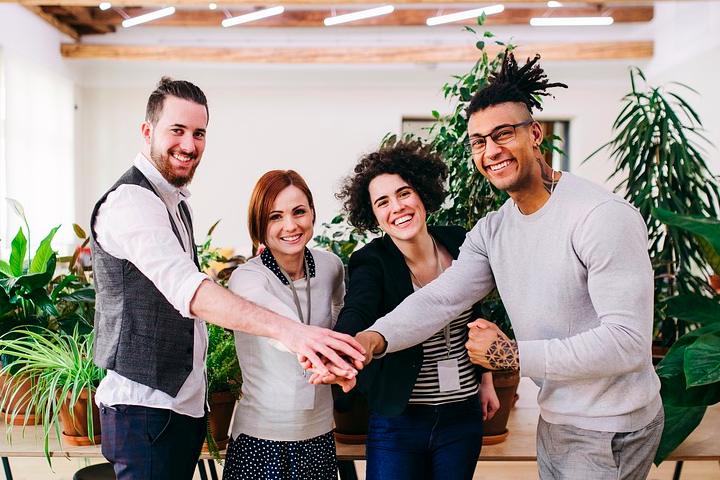
#> input picture oficina.png, 720 x 480 px
$ python storingFaces_image.py
#> lines starting #> are read from the running program, lines starting #| are printed output that depends on the picture; after the words box and inside, x2 and y2 are one past the last pixel; in counts of white or black regions, pixels touching at a corner belong together
from email.mime import image
import cv2
import os

faceClassif = cv2.CascadeClassifier(cv2.data.haarcascades+'haarcascade_frontalface_default.xml')
imagen = cv2.imread('oficina.png')
#> imagen is the input picture: shape (480, 720, 3); mean B, G, R 138.3, 145.7, 154.9
imagenAux = imagen.copy()
imGris = cv2.cvtColor(imagen,cv2.COLOR_BGR2GRAY)
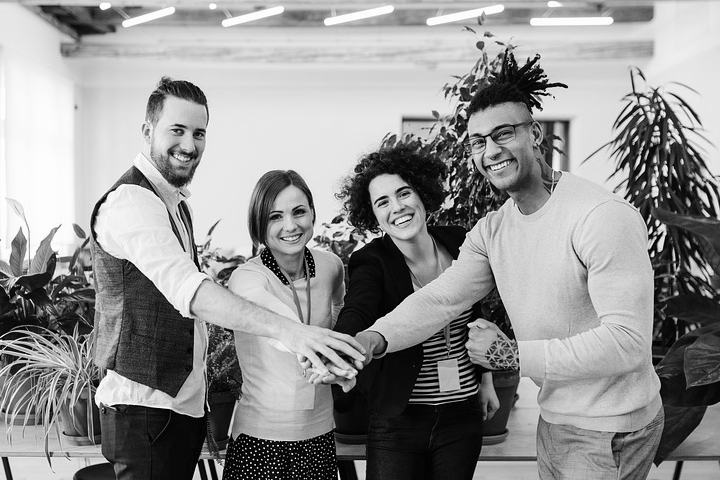
#> imGris: shape (480, 720); min 0, max 255, mean 147.6

rostros = faceClassif.detectMultiScale(imGris,1.1,5)
#> rostros = [[153, 106, 69, 69], [362, 172, 62, 62], [258, 192, 60, 60], [456, 105, 82, 82]]

contador = 0

for (x,y,w,h) in rostros:
    cv2.rectangle(imagen, (x,y), (x+w,y+h),(128,0,255),2)
    caras = imagenAux[y:y+h,x:x+w]
    caras = cv2.resize(caras,(150,150), interpolation=cv2.INTER_CUBIC)
    cv2.imwrite('rostros_{}.jpg'.format(contador),caras)
    contador = contador +1

    cv2.imshow('rostro',caras)
    cv2.imshow('imagen',imagen)
    cv2.waitKey(0)
#> this loop made 4 passes
#> pass 1, `caras = imagenAux[y:y+h,x:x+w]`:
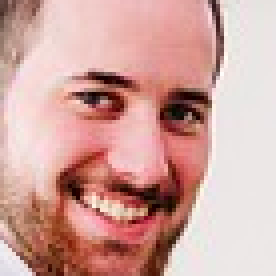
#> caras: shape (69, 69, 3) (shown 4 times larger); mean B, G, R 158.5, 164.6, 208.8
#> pass 1, `caras = cv2.resize(caras,(150,150), interpolation=cv2.INTER_CUBIC)`:
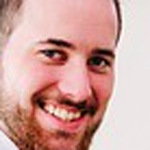
#> caras: shape (150, 150, 3); mean B, G, R 158.5, 164.6, 208.8
#> pass 1, `cv2.imshow('imagen',imagen)`:
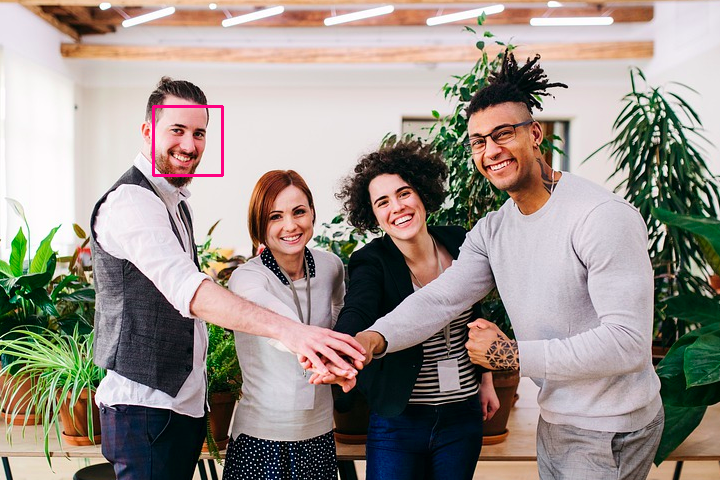
#> window 'imagen': shape (480, 720, 3); mean B, G, R 138.2, 145.2, 155
#> pass 2, `caras = imagenAux[y:y+h,x:x+w]`:
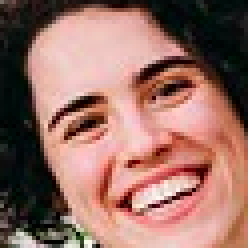
#> caras: shape (62, 62, 3) (shown 4 times larger); mean B, G, R 100.5, 110.1, 151.5
#> after the loop:
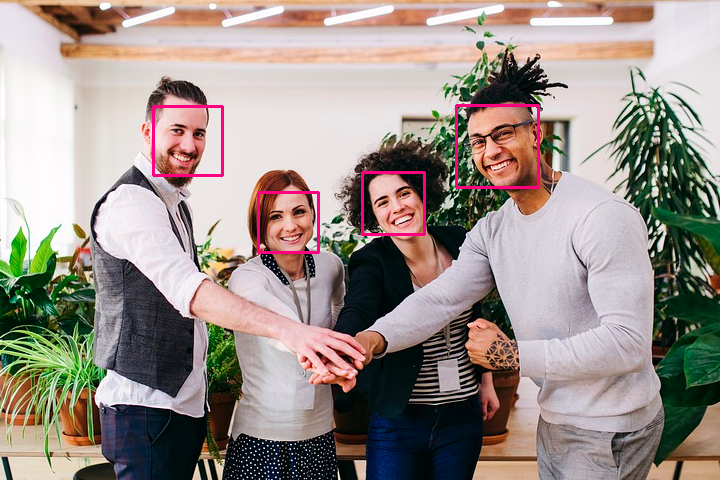
#> imagen: shape (480, 720, 3); 0.94% of pixels changed, all inside (x1, y1, x2, y2) = (152, 104, 540, 254)
#> after the loop, contador = 4
cv2.destroyAllWindows()

$ run again, with personas.jpg saved as oficina.png
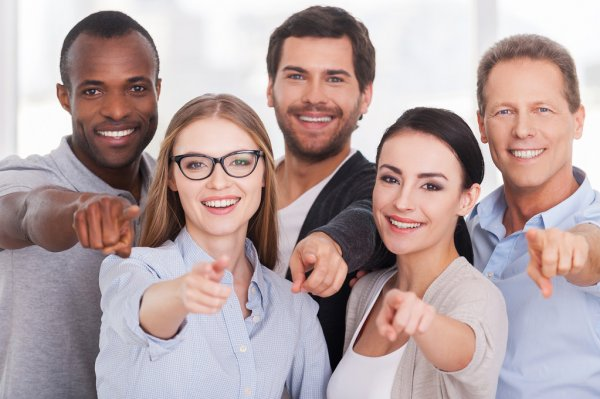
#> input picture personas.jpg, 600 x 399 px
#> imagen is the input picture: shape (399, 600, 3); mean B, G, R 162.3, 162.2, 181.6
#> rostros = [[478, 75, 92, 92], [262, 35, 108, 108], [61, 47, 106, 106], [166, 124, 107, 107], [357, 140, 112, 112], [142, 61, 145, 145]]
#> the loop `for (x,y,w,h) in rostros:` made 6 passes
#> pass 1, `caras = cv2.resize(caras,(150,150), interpolation=cv2.INTER_CUBIC)`:
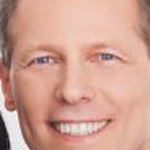
#> caras: shape (150, 150, 3); mean B, G, R 145.3, 160.5, 207.7
#> after the loop `for (x,y,w,h) in rostros:`:
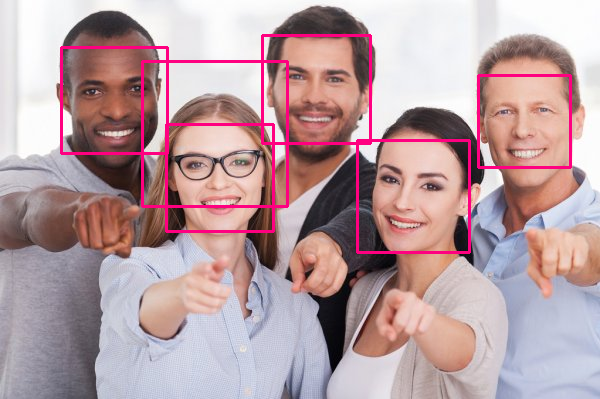
#> imagen: shape (399, 600, 3); 3.28% of pixels changed, all inside (x1, y1, x2, y2) = (60, 34, 572, 254)
#> after the loop `for (x,y,w,h) in rostros:`: contador = 6
